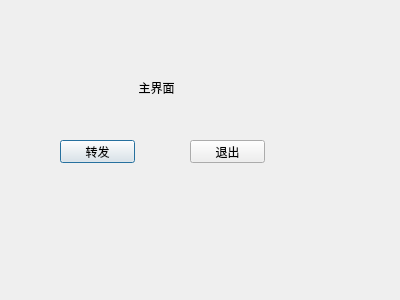
<?xml version="1.0" encoding="UTF-8"?>
<ui version="4.0">
 <class>MainDialog</class>
 <widget class="QDialog" name="MainDialog">
  <property name="geometry">
   <rect>
    <x>0</x>
    <y>0</y>
    <width>400</width>
    <height>300</height>
   </rect>
  </property>
  <property name="windowTitle">
   <string>Dialog</string>
  </property>
  <widget class="QLabel" name="label">
   <property name="geometry">
    <rect>
     <x>130</x>
     <y>80</y>
     <width>53</width>
     <height>15</height>
    </rect>
   </property>
   <property name="text">
    <string>主界面</string>
   </property>
   <property name="alignment">
    <set>Qt::AlignmentFlag::AlignCenter</set>
   </property>
  </widget>
  <widget class="QPushButton" name="send_to_c">
   <property name="geometry">
    <rect>
     <x>60</x>
     <y>140</y>
     <width>75</width>
     <height>23</height>
    </rect>
   </property>
   <property name="text">
    <string>转发</string>
   </property>
  </widget>
  <widget class="QPushButton" name="exit_m">
   <property name="geometry">
    <rect>
     <x>190</x>
     <y>140</y>
     <width>75</width>
     <height>23</height>
    </rect>
   </property>
   <property name="text">
    <string>退出</string>
   </property>
  </widget>
 </widget>
 <resources/>
 <connections>
  <connection>
   <sender>exit_m</sender>
   <signal>clicked()</signal>
   <receiver>MainDialog</receiver>
   <slot>reject()</slot>
   <hints>
    <hint type="sourcelabel">
     <x>240</x>
     <y>145</y>
    </hint>
    <hint type="destinationlabel">
     <x>319</x>
     <y>112</y>
    </hint>
   </hints>
  </connection>
 </connections>
</ui>
